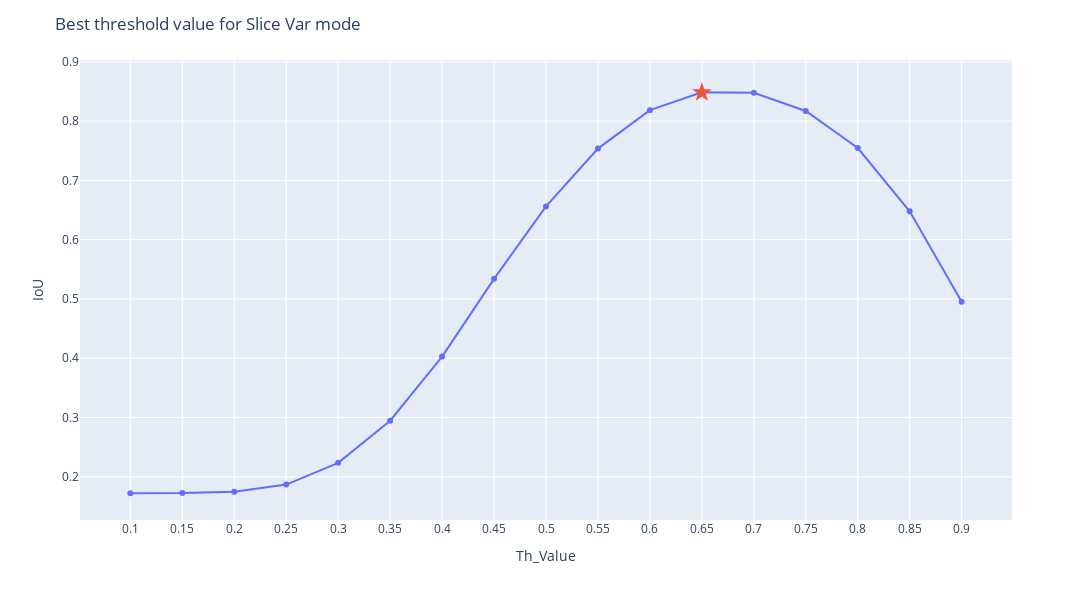

Here is the notebook cell this chart was saved with:
### Code cell
fig = px.line(df, x="Th_Value", y="IoU", width=1200, height=600, markers=True)
fig.update_xaxes(tickvals=df["Th_Value"])
fig.add_trace(go.Scatter(x=[max_row['Th_Value']], y=[max_row['IoU']], mode = 'markers',
                         marker_symbol = 'star',
                         marker_size = 15,
                         showlegend=False))
fig.update_layout(title="Best threshold value for Slice Var mode")
fig.show()

### Figure 1 — Plotly figure (JSON) as saved in the notebook; plotly's stock layout.template omitted (floating-point values rounded to 4 significant figures)
{"data": [{"hovertemplate": "Th_Value=%{x}<br>IoU=%{y}<extra></extra>", "legendgroup": "", "line": {"color": "#636efa", "dash": "solid"}, "marker": {"symbol": "circle"}, "mode": "lines+markers", "name": "", "orientation": "v", "showlegend": false, "type": "scatter", "x": [0.1, 0.15, 0.2, 0.25, 0.3, 0.35, 0.4, 0.45, 0.5, 0.55, 0.6, 0.65, 0.7, 0.75, 0.8, 0.85, 0.9], "xaxis": "x", "y": [0.1723, 0.1726, 0.1748, 0.1869, 0.2236, 0.2946, 0.4028, 0.5339, 0.6561, 0.7536, 0.8184, 0.8484, 0.8477, 0.8171, 0.7546, 0.6479, 0.4953], "yaxis": "y"}, {"marker": {"size": 15, "symbol": "star"}, "mode": "markers", "showlegend": false, "type": "scatter", "x": [0.65], "y": [0.8484]}], "layout": {"height": 600, "legend": {"tracegroupgap": 0}, "margin": {"t": 60}, "title": {"text": "Best threshold value for Slice Var mode"}, "width": 1200, "xaxis": {"anchor": "y", "domain": [0, 1], "tickvals": [0.1, 0.15, 0.2, 0.25, 0.3, 0.35, 0.4, 0.45, 0.5, 0.55, 0.6, 0.65, 0.7, 0.75, 0.8, 0.85, 0.9], "title": {"text": "Th_Value"}}, "yaxis": {"anchor": "x", "domain": [0, 1], "title": {"text": "IoU"}}}}
